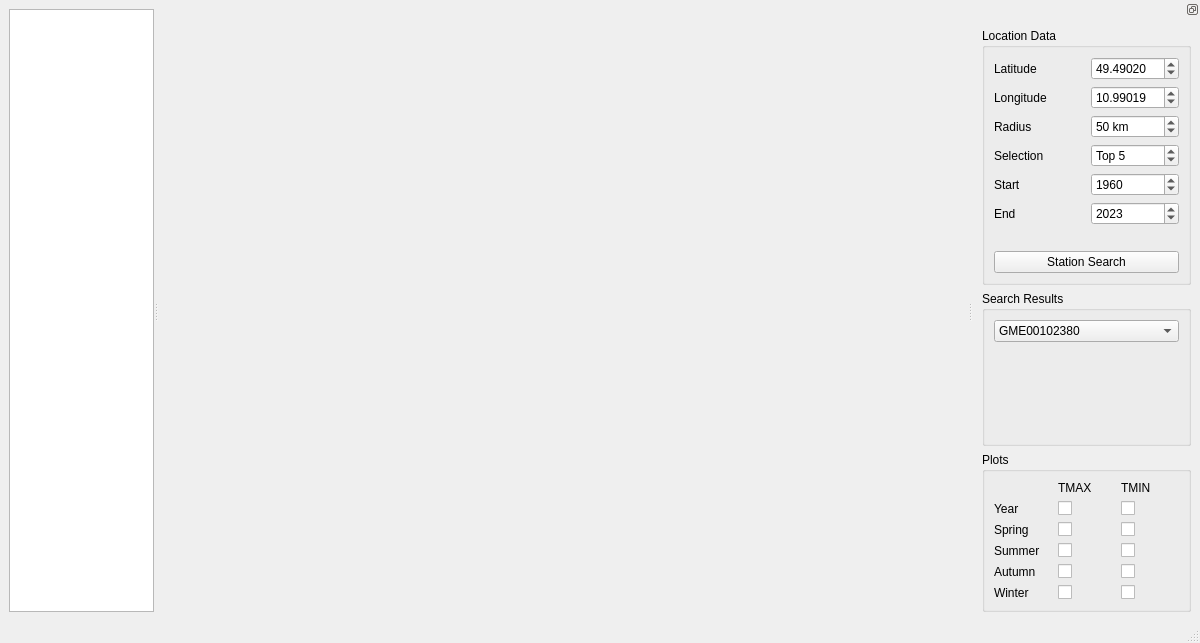
<?xml version="1.0" encoding="UTF-8"?>
<ui version="4.0">
 <class>MainWindow</class>
 <widget class="QMainWindow" name="MainWindow">
  <property name="geometry">
   <rect>
    <x>0</x>
    <y>0</y>
    <width>1200</width>
    <height>643</height>
   </rect>
  </property>
  <property name="minimumSize">
   <size>
    <width>1024</width>
    <height>0</height>
   </size>
  </property>
  <property name="windowTitle">
   <string>MainWindow</string>
  </property>
  <widget class="QWidget" name="centralwidget">
   <layout class="QGridLayout" name="gridLayout">
    <item row="0" column="0">
     <layout class="QHBoxLayout" name="horizontalLayout" stretch="0">
      <property name="sizeConstraint">
       <enum>QLayout::SetDefaultConstraint</enum>
      </property>
      <item>
       <widget class="QSplitter" name="spt_dataview">
        <property name="orientation">
         <enum>Qt::Horizontal</enum>
        </property>
        <widget class="QTableView" name="tableView"/>
        <widget class="QCustomPlot" name="plt_yearspan" native="true">
         <property name="minimumSize">
          <size>
           <width>800</width>
           <height>0</height>
          </size>
         </property>
        </widget>
       </widget>
      </item>
     </layout>
    </item>
   </layout>
  </widget>
  <widget class="QMenuBar" name="menubar">
   <property name="geometry">
    <rect>
     <x>0</x>
     <y>0</y>
     <width>1200</width>
     <height>17</height>
    </rect>
   </property>
  </widget>
  <widget class="QStatusBar" name="statusbar"/>
  <widget class="QDockWidget" name="dockWidget">
   <property name="minimumSize">
    <size>
     <width>227</width>
     <height>502</height>
    </size>
   </property>
   <property name="features">
    <set>QDockWidget::DockWidgetFloatable|QDockWidget::DockWidgetMovable</set>
   </property>
   <property name="allowedAreas">
    <set>Qt::LeftDockWidgetArea|Qt::RightDockWidgetArea</set>
   </property>
   <attribute name="dockWidgetArea">
    <number>2</number>
   </attribute>
   <widget class="QWidget" name="dockWidgetContents">
    <layout class="QVBoxLayout" name="verticalLayout">
     <item>
      <widget class="QGroupBox" name="grp_location">
       <property name="title">
        <string>Location Data</string>
       </property>
       <layout class="QGridLayout" name="gridLayout_2">
        <item row="1" column="2">
         <widget class="QDoubleSpinBox" name="spb_longitude">
          <property name="decimals">
           <number>5</number>
          </property>
          <property name="minimum">
           <double>-180.000000000000000</double>
          </property>
          <property name="maximum">
           <double>180.000000000000000</double>
          </property>
          <property name="value">
           <double>10.990190000000000</double>
          </property>
         </widget>
        </item>
        <item row="5" column="0">
         <widget class="QLabel" name="label_6">
          <property name="text">
           <string>End</string>
          </property>
         </widget>
        </item>
        <item row="4" column="2">
         <widget class="QSpinBox" name="spb_startyear">
          <property name="minimum">
           <number>0</number>
          </property>
          <property name="maximum">
           <number>2024</number>
          </property>
          <property name="value">
           <number>1960</number>
          </property>
         </widget>
        </item>
        <item row="2" column="0">
         <widget class="QLabel" name="label_3">
          <property name="text">
           <string>Radius</string>
          </property>
         </widget>
        </item>
        <item row="0" column="0">
         <widget class="QLabel" name="label">
          <property name="text">
           <string>Latitude</string>
          </property>
         </widget>
        </item>
        <item row="1" column="0">
         <widget class="QLabel" name="label_2">
          <property name="text">
           <string>Longitude</string>
          </property>
         </widget>
        </item>
        <item row="0" column="2">
         <widget class="QDoubleSpinBox" name="spb_latitude">
          <property name="decimals">
           <number>5</number>
          </property>
          <property name="minimum">
           <double>-90.000000000000000</double>
          </property>
          <property name="maximum">
           <double>90.000000000000000</double>
          </property>
          <property name="value">
           <double>49.490200000000002</double>
          </property>
         </widget>
        </item>
        <item row="5" column="2">
         <widget class="QSpinBox" name="spb_endyear">
          <property name="maximum">
           <number>2024</number>
          </property>
          <property name="value">
           <number>2023</number>
          </property>
         </widget>
        </item>
        <item row="2" column="2">
         <widget class="QSpinBox" name="spb_radius">
          <property name="suffix">
           <string> km</string>
          </property>
          <property name="value">
           <number>50</number>
          </property>
         </widget>
        </item>
        <item row="4" column="0">
         <widget class="QLabel" name="label_5">
          <property name="text">
           <string>Start</string>
          </property>
         </widget>
        </item>
        <item row="3" column="0">
         <widget class="QLabel" name="label_4">
          <property name="text">
           <string>Selection</string>
          </property>
         </widget>
        </item>
        <item row="3" column="2">
         <widget class="QSpinBox" name="spb_selection">
          <property name="prefix">
           <string>Top </string>
          </property>
          <property name="minimum">
           <number>1</number>
          </property>
          <property name="maximum">
           <number>20</number>
          </property>
          <property name="value">
           <number>5</number>
          </property>
         </widget>
        </item>
        <item row="6" column="0">
         <spacer name="verticalSpacer">
          <property name="orientation">
           <enum>Qt::Vertical</enum>
          </property>
          <property name="sizeType">
           <enum>QSizePolicy::Preferred</enum>
          </property>
          <property name="sizeHint" stdset="0">
           <size>
            <width>20</width>
            <height>20</height>
           </size>
          </property>
         </spacer>
        </item>
        <item row="7" column="0" colspan="3">
         <widget class="QPushButton" name="btn_startsearch">
          <property name="text">
           <string>Station Search</string>
          </property>
         </widget>
        </item>
       </layout>
      </widget>
     </item>
     <item>
      <widget class="QGroupBox" name="grp_search">
       <property name="title">
        <string>Search Results</string>
       </property>
       <layout class="QGridLayout" name="gridLayout_4">
        <item row="0" column="0" alignment="Qt::AlignTop">
         <widget class="QComboBox" name="cmb_stations">
          <item>
           <property name="text">
            <string>GME00102380</string>
           </property>
          </item>
          <item>
           <property name="text">
            <string>GM000004063</string>
           </property>
          </item>
          <item>
           <property name="text">
            <string>ZZ000000042</string>
           </property>
          </item>
         </widget>
        </item>
       </layout>
      </widget>
     </item>
     <item alignment="Qt::AlignTop">
      <widget class="QGroupBox" name="grp_plots">
       <property name="minimumSize">
        <size>
         <width>0</width>
         <height>100</height>
        </size>
       </property>
       <property name="title">
        <string>Plots</string>
       </property>
       <layout class="QGridLayout" name="gridLayout_3">
        <item row="5" column="2">
         <widget class="QCheckBox" name="chk_tmin_winter">
          <property name="text">
           <string/>
          </property>
         </widget>
        </item>
        <item row="4" column="0">
         <widget class="QLabel" name="label_12">
          <property name="text">
           <string>Autumn</string>
          </property>
         </widget>
        </item>
        <item row="1" column="1">
         <widget class="QCheckBox" name="chk_tmax_year">
          <property name="text">
           <string/>
          </property>
         </widget>
        </item>
        <item row="2" column="2">
         <widget class="QCheckBox" name="chk_tmin_spring">
          <property name="text">
           <string/>
          </property>
         </widget>
        </item>
        <item row="3" column="0">
         <widget class="QLabel" name="label_11">
          <property name="text">
           <string>Summer</string>
          </property>
         </widget>
        </item>
        <item row="0" column="2">
         <widget class="QLabel" name="label_9">
          <property name="text">
           <string>TMIN</string>
          </property>
         </widget>
        </item>
        <item row="3" column="2">
         <widget class="QCheckBox" name="chk_tmin_summer">
          <property name="text">
           <string/>
          </property>
         </widget>
        </item>
        <item row="4" column="1">
         <widget class="QCheckBox" name="chk_tmax_autumn">
          <property name="text">
           <string/>
          </property>
         </widget>
        </item>
        <item row="5" column="1">
         <widget class="QCheckBox" name="chk_tmax_winter">
          <property name="text">
           <string/>
          </property>
         </widget>
        </item>
        <item row="0" column="1">
         <widget class="QLabel" name="label_8">
          <property name="text">
           <string>TMAX</string>
          </property>
         </widget>
        </item>
        <item row="4" column="2">
         <widget class="QCheckBox" name="chk_tmin_autumn">
          <property name="text">
           <string/>
          </property>
         </widget>
        </item>
        <item row="2" column="1">
         <widget class="QCheckBox" name="chk_tmax_spring">
          <property name="text">
           <string/>
          </property>
         </widget>
        </item>
        <item row="2" column="0">
         <widget class="QLabel" name="label_10">
          <property name="text">
           <string>Spring</string>
          </property>
         </widget>
        </item>
        <item row="1" column="0">
         <widget class="QLabel" name="label_7">
          <property name="text">
           <string>Year</string>
          </property>
         </widget>
        </item>
        <item row="3" column="1">
         <widget class="QCheckBox" name="chk_tmax_summer">
          <property name="text">
           <string/>
          </property>
         </widget>
        </item>
        <item row="1" column="2">
         <widget class="QCheckBox" name="chk_tmin_year">
          <property name="text">
           <string/>
          </property>
         </widget>
        </item>
        <item row="5" column="0">
         <widget class="QLabel" name="label_13">
          <property name="text">
           <string>Winter</string>
          </property>
         </widget>
        </item>
       </layout>
      </widget>
     </item>
    </layout>
   </widget>
  </widget>
 </widget>
 <customwidgets>
  <customwidget>
   <class>QCustomPlot</class>
   <extends>QWidget</extends>
   <header>qcustomplot.h</header>
   <container>1</container>
  </customwidget>
 </customwidgets>
 <resources/>
 <connections/>
</ui>
